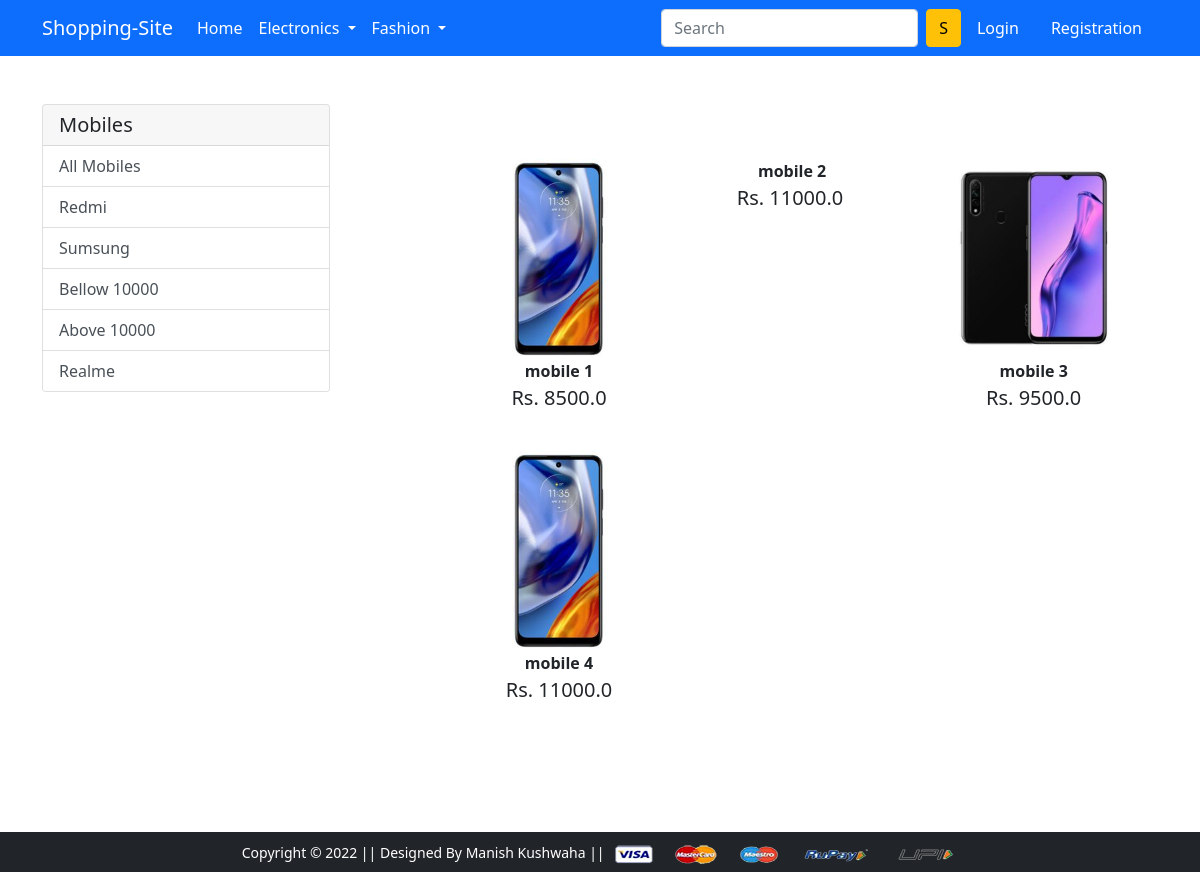
/mobile/, run on the app's committed database.
### app/models.py (models this page shows, shortened)
class Product(models.Model):
    title = models.CharField(max_length=100)
    selling_price = models.FloatField()
    discounted_price = models.FloatField()
    discription = models.TextField()
    brand = models.CharField(max_length=100)
    category = models.CharField(choices=CATEGORY_CHOICES,max_length=2)
    product_image = models.ImageField(upload_to = 'productimage')

### app/views.py (the view)
# urls.py: path('mobile/', views.mobile, name='mobile'),
def mobile(request,data=None):
    if data == None:
        mobile = Product.objects.filter(category='M')
    elif data == 'redmi' or data == 'samsung':
        mobile = Product.objects.filter(category='M').filter(brand=data)
    elif data == 'below':
        mobile = Product.objects.filter(category='M').filter(discounted_price__lt=10000)
    elif data == 'above':
        mobile = Product.objects.filter(category='M').filter(discounted_price__gt=10000)
    return render(request, 'app/mobile.html',{
        'mobile' : mobile,
    })

### app/templates/app/mobile.html (shortened to what this page needs)
{% extends 'app/base.html' %}
{% load static %}
{% block main-content %}
<div class="container my-5">
 <div class="row">
  <div class="col-sm-3">
    <div class="card" style="width: 18rem;">
        <div class="card-header h5">
          Mobiles
        </div>
        <ul class="list-group list-group-flush">
          <a href="{% url 'mobile' %}" class="list-group-item list-group-item-action" aria-current="true">All Mobiles</a>
          <a href="{% url 'mobile_data' 'redmi' %}" class="list-group-item list-group-item-action" aria-current="true">Redmi</a>
          <a href="{% url 'mobile_data' 'samsung' %}" class="list-group-item list-group-item-action" aria-current="true">Sumsung</a>
          <a href="{% url 'mobile_data' 'below' %}" class="list-group-item list-group-item-action" aria-current="true">Bellow 10000</a>
          <a href="{% url 'mobile_data' 'above' %}" class="list-group-item list-group-item-action" aria-current="true">Above 10000</a>
          <a href="#" class="list-group-item list-group-item-action" aria-current="true">Realme</a>
        </ul>
      </div>
  </div>
  <div class="col-sm-8 offset-sm-1">
    <div class="container my-5">
        <div class="row">
            {% for product in mobile %}
            <div class="col-sm-4 text-center mb-4">
                <a href="{% url 'product-detail' product.id %}" class="btn">
                    <div class="item">
                        <img src="{{product.product_image.url}}" alt="" height="200px">
                        <span class="fw-bold">{{product.title}}</span>
                        <br>
                        <span class="fs-5">Rs. {{product.discounted_price}}</span>
                    </div>
                </a>
            </div>
            {% endfor %}
        </div>
    </div>
  </div>
 </div>
</div>
{% endblock main-content %}

### data on the page
Product: product_image (picture), title "mobile 1", discounted_price "8500.0"
Product: title "mobile 2", discounted_price "11000.0"
Product: product_image (picture), title "mobile 3", discounted_price "9500.0"
Product: product_image (picture), title "mobile 4", discounted_price "11000.0"
